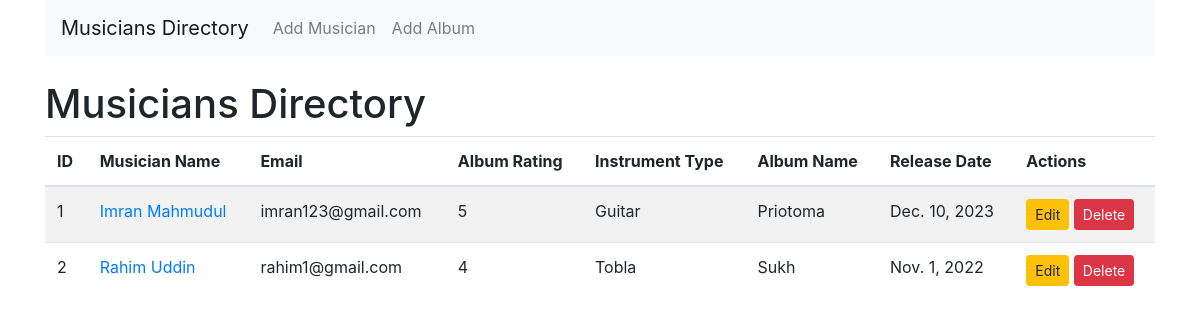
The page / on the database its author committed.
### app1/models.py (models this page shows, shortened)
class Musician(models.Model):
    first_name = models.CharField(max_length=50)
    last_name = models.CharField(max_length=50)
    email = models.EmailField(unique=True)
    phone_number = models.CharField(max_length=15)
    instrument_type = models.CharField(max_length=50)

class Album(models.Model):
    musician = models.ForeignKey(Musician, on_delete=models.CASCADE, related_name='albums')
    album_name = models.CharField(max_length=100)
    release_date = models.DateField()
    rating = models.PositiveSmallIntegerField(choices=[(i, i) for i in range(1, 6)])

### app1/views.py (the view)
# urls.py: path('', views.musician_list, name='musician_list'),
def musician_list(request):
    musicians = Musician.objects.all()
    return render(request, 'musician_list.html', {'musicians': musicians})

### app1/templates/musician_list.html (shortened to what this page needs)
{% extends 'base.html' %}
{% block content %}
<h1>Musicians Directory</h1>
<table class="table table-striped">
    <thead>
        <tr>
            <th>ID</th>
            <th>Musician Name</th>
            <th>Email</th>
            <th>Album Rating</th>
            <th>Instrument Type</th>
            <th>Album Name</th>
            <th>Release Date</th>
            <th>Actions</th>
        </tr>
    </thead>
    <tbody>
        {% for musician in musicians %}
            {% for album in musician.albums.all %}
                <tr>
                    <td>{{ musician.id }}</td>
                    <td><a href="{% url 'musician_update' musician.id %}">{{ musician.first_name }} {{ musician.last_name }}</a></td>
                    <td>{{ musician.email }}</td>
                    <td>{{ album.rating }}</td>
                    <td>{{ musician.instrument_type }}</td>
                    <td>{{ album.album_name }}</td>
                    <td>{{ album.release_date }}</td>
                    <td>
                        <a href="{% url 'album_update' album.id %}" class="btn btn-warning btn-sm">Edit</a>
                        <form action="{% url 'album_delete' album.id %}" method="post" style="display:inline;">
                            <button type="submit" class="btn btn-danger btn-sm">Delete</button>
                        </form>
                    </td>
                </tr>
            {% endfor %}
        {% endfor %}
    </tbody>
</table>
{% endblock %}

### templates/base.html (shortened to what this page needs)
<!DOCTYPE html>
<html lang="en">
<head>
    <link rel="stylesheet" href="https://stackpath.bootstrapcdn.com/bootstrap/4.3.1/css/bootstrap.min.css">
</head>
<body>
<div class="container">
    <nav class="navbar navbar-expand-lg navbar-light bg-light">
        <a class="navbar-brand" href="{% url 'musician_list' %}">Musicians Directory</a>
        <div class="collapse navbar-collapse">
            <ul class="navbar-nav mr-auto">
                <li class="nav-item">
                    <a class="nav-link" href="{% url 'musician_create' %}">Add Musician</a>
                </li>
                <li class="nav-item">
                    <a class="nav-link" href="{% url 'album_create' %}">Add Album</a>
                </li>
            </ul>
        </div>
    </nav>
    <div class="mt-4">
        {% block content %}
        {% endblock %}
    </div>
</div>
</body>
</html>

### rows shown on the page
Musician: id "1", first_name "Imran", last_name "Mahmudul", email "imran123@gmail.com", instrument_type "Guitar"
Album: rating "5", album_name "Priotoma", release_date "Dec. 10, 2023"
Musician: id "2", first_name "Rahim", last_name "Uddin", email "rahim1@gmail.com", instrument_type "Tobla"
Album: rating "4", album_name "Sukh", release_date "Nov. 1, 2022"
